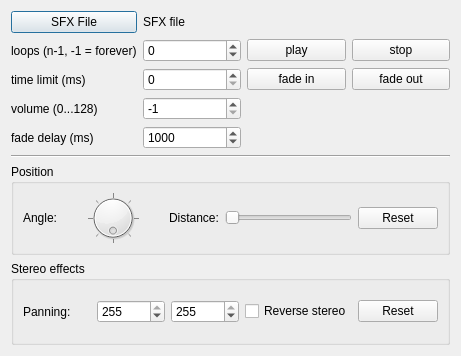
<?xml version="1.0" encoding="UTF-8"?>
<ui version="4.0">
 <class>SfxTester</class>
 <widget class="QDialog" name="SfxTester">
  <property name="geometry">
   <rect>
    <x>0</x>
    <y>0</y>
    <width>461</width>
    <height>356</height>
   </rect>
  </property>
  <property name="focusPolicy">
   <enum>Qt::StrongFocus</enum>
  </property>
  <property name="acceptDrops">
   <bool>true</bool>
  </property>
  <property name="windowTitle">
   <string>SFX Tester</string>
  </property>
  <layout class="QGridLayout" name="gridLayout">
   <item row="0" column="1">
    <widget class="QPushButton" name="sfx_open">
     <property name="text">
      <string>SFX File</string>
     </property>
    </widget>
   </item>
   <item row="4" column="1">
    <widget class="QLabel" name="label_9">
     <property name="text">
      <string>fade delay (ms)</string>
     </property>
    </widget>
   </item>
   <item row="3" column="1">
    <widget class="QLabel" name="label_8">
     <property name="text">
      <string>volume (0...128)</string>
     </property>
    </widget>
   </item>
   <item row="1" column="2">
    <widget class="QSpinBox" name="sfx_loops">
     <property name="minimum">
      <number>-1</number>
     </property>
     <property name="maximum">
      <number>999999999</number>
     </property>
    </widget>
   </item>
   <item row="2" column="2">
    <widget class="QSpinBox" name="sfx_timed">
     <property name="minimum">
      <number>0</number>
     </property>
     <property name="maximum">
      <number>9999999</number>
     </property>
     <property name="value">
      <number>0</number>
     </property>
    </widget>
   </item>
   <item row="1" column="1">
    <widget class="QLabel" name="label_6">
     <property name="text">
      <string>loops (n-1, -1 = forever)</string>
     </property>
    </widget>
   </item>
   <item row="2" column="1">
    <widget class="QLabel" name="label_7">
     <property name="text">
      <string>time limit (ms)</string>
     </property>
    </widget>
   </item>
   <item row="3" column="2">
    <widget class="QSpinBox" name="sfx_volume">
     <property name="minimum">
      <number>-1</number>
     </property>
     <property name="maximum">
      <number>128</number>
     </property>
     <property name="value">
      <number>-1</number>
     </property>
    </widget>
   </item>
   <item row="4" column="2">
    <widget class="QSpinBox" name="sfx_fadems">
     <property name="maximum">
      <number>9999999</number>
     </property>
     <property name="value">
      <number>1000</number>
     </property>
    </widget>
   </item>
   <item row="1" column="3">
    <widget class="QPushButton" name="sfx_play">
     <property name="text">
      <string>play</string>
     </property>
    </widget>
   </item>
   <item row="2" column="3">
    <widget class="QPushButton" name="sfx_fadeIn">
     <property name="text">
      <string>fade in</string>
     </property>
    </widget>
   </item>
   <item row="1" column="4">
    <widget class="QPushButton" name="sfx_stop">
     <property name="text">
      <string>stop</string>
     </property>
    </widget>
   </item>
   <item row="2" column="4">
    <widget class="QPushButton" name="sfx_fadeout">
     <property name="text">
      <string>fade out</string>
     </property>
    </widget>
   </item>
   <item row="0" column="2" colspan="3">
    <widget class="QLabel" name="sfx_file">
     <property name="text">
      <string>SFX file</string>
     </property>
     <property name="scaledContents">
      <bool>true</bool>
     </property>
    </widget>
   </item>
   <item row="5" column="1" colspan="4">
    <widget class="Line" name="line">
     <property name="orientation">
      <enum>Qt::Horizontal</enum>
     </property>
    </widget>
   </item>
   <item row="6" column="1" colspan="4">
    <widget class="QGroupBox" name="position">
     <property name="title">
      <string>Position</string>
     </property>
     <layout class="QHBoxLayout" name="horizontalLayout">
      <item>
       <widget class="QLabel" name="label">
        <property name="text">
         <string>Angle:</string>
        </property>
       </widget>
      </item>
      <item>
       <widget class="QDial" name="positionAngle">
        <property name="minimum">
         <number>0</number>
        </property>
        <property name="maximum">
         <number>359</number>
        </property>
        <property name="value">
         <number>0</number>
        </property>
        <property name="invertedAppearance">
         <bool>true</bool>
        </property>
        <property name="invertedControls">
         <bool>false</bool>
        </property>
        <property name="wrapping">
         <bool>true</bool>
        </property>
        <property name="notchTarget">
         <double>45.000000000000000</double>
        </property>
        <property name="notchesVisible">
         <bool>true</bool>
        </property>
       </widget>
      </item>
      <item>
       <widget class="QLabel" name="label_2">
        <property name="text">
         <string>Distance:</string>
        </property>
       </widget>
      </item>
      <item>
       <widget class="QSlider" name="positionDistance">
        <property name="maximum">
         <number>255</number>
        </property>
        <property name="orientation">
         <enum>Qt::Horizontal</enum>
        </property>
       </widget>
      </item>
      <item>
       <widget class="QPushButton" name="positionReset">
        <property name="text">
         <string>Reset</string>
        </property>
       </widget>
      </item>
     </layout>
    </widget>
   </item>
   <item row="7" column="1" colspan="4">
    <widget class="QGroupBox" name="groupBox">
     <property name="title">
      <string>Stereo effects</string>
     </property>
     <layout class="QHBoxLayout" name="horizontalLayout_2">
      <item>
       <widget class="QLabel" name="label_3">
        <property name="text">
         <string>Panning:</string>
        </property>
       </widget>
      </item>
      <item>
       <widget class="QSpinBox" name="panningLeft">
        <property name="maximum">
         <number>255</number>
        </property>
        <property name="value">
         <number>255</number>
        </property>
       </widget>
      </item>
      <item>
       <widget class="QSpinBox" name="panningRight">
        <property name="maximum">
         <number>255</number>
        </property>
        <property name="value">
         <number>255</number>
        </property>
       </widget>
      </item>
      <item>
       <widget class="QCheckBox" name="stereoFlip">
        <property name="text">
         <string>Reverse stereo</string>
        </property>
       </widget>
      </item>
      <item>
       <widget class="QPushButton" name="panningReset">
        <property name="text">
         <string>Reset</string>
        </property>
       </widget>
      </item>
     </layout>
    </widget>
   </item>
  </layout>
 </widget>
 <resources/>
 <connections/>
</ui>
